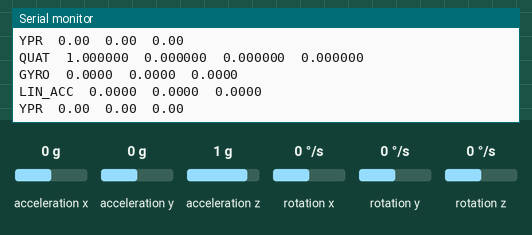
Bench run of a sketch on a simulated ESP32. On the bench: the last lines printed to the serial monitor. Wiring (inferred from the names in the program): MPU-6050 motion sensor at I2C address 0x68. Inputs (shaded band) come from the test bench; at power-on: acceleration x 0 g, acceleration y 0 g, acceleration z 1 g, rotation z 0 °/s, rotation x 0 °/s, rotation y 0 °/s.

Above: at 3.8 s.
3.9 s: acceleration x set to -1.4 g
At 3.93 s:
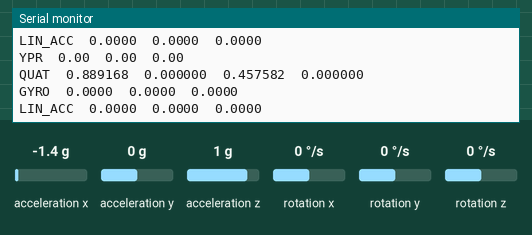
5.4 s: acceleration y set to -1.4 g
At 6.18 s:
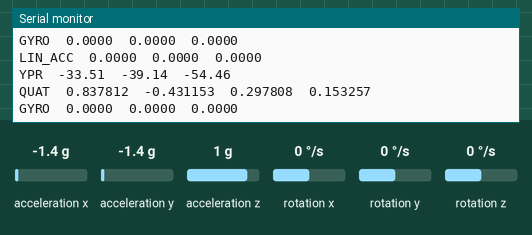
6.9 s: acceleration z set to -1.4 g
At 7.5 s:
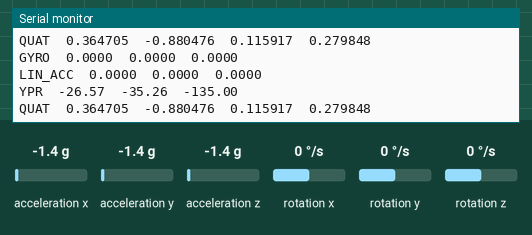
8.4 s: acceleration z set to 0 g
At 8.45 s:
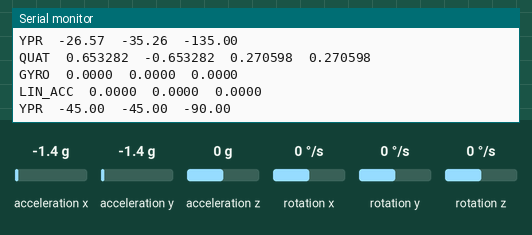
11.4 s: rotation z set to -192 °/s
At 11.46 s:
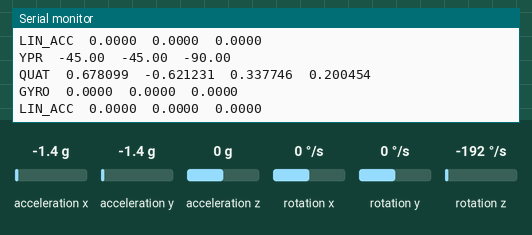
Timing chart, 0 to 13.9 s (numbered marks = the images above; inputs shaded):
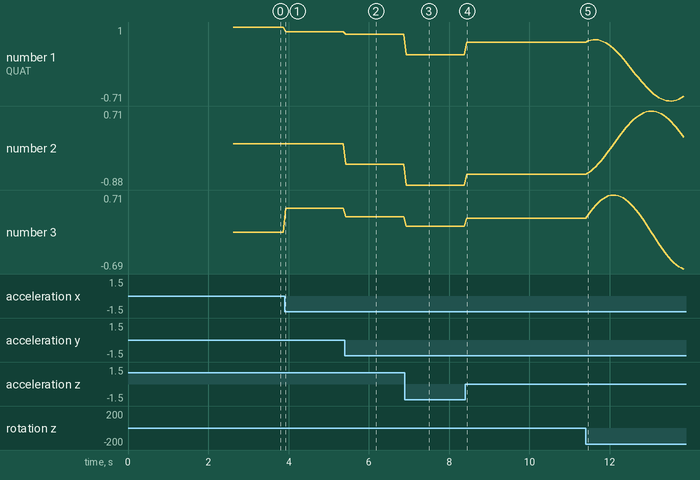

The sketch:

modified_MPU6050_DMP6_ImuData_for_ROS.ino
```cpp
/*
  ESP32 + HW-123 / MPU6050-compatible IMU
  Electronic Cats MPU6050 Library

  ESP32 wiring:
    SDA -> GPIO 21
    SCL -> GPIO 22

  I2C address:
    0x68

  Outputs:
    - Quaternion: w x y z
    - Angular velocity: wx wy wz [rad/s]
    - Linear acceleration: ax ay az [m/s^2]
    - Yaw/Pitch/Roll [degrees]

  NOTE:
    This HW-123 reports WHO_AM_I = 0x72 rather than the
    standard MPU6050 value 0x68.

    Therefore testConnection() fails even though the device
    responds and the DMP initializes successfully.
*/

#include <Wire.h>
#include "I2Cdev.h"
#include "MPU6050_6Axis_MotionApps20.h"

// ------------------------------------------------------------
// Configuration
// ------------------------------------------------------------

#define SDA_PIN 21
#define SCL_PIN 22

#define MPU_ADDRESS 0x68

#define EARTH_GRAVITY_MS2 9.80665f
#define DEG_TO_RAD 0.01745329251994329577f
#define RAD_TO_DEG 57.29577951308232088f

MPU6050 mpu(MPU_ADDRESS);

// ------------------------------------------------------------
// DMP variables
// ------------------------------------------------------------

bool DMPReady = false;

uint8_t devStatus;
uint8_t MPUIntStatus;

uint16_t packetSize;

uint8_t FIFOBuffer[64];

// ------------------------------------------------------------
// Motion data
// ------------------------------------------------------------

// Orientation
Quaternion q;

// Raw accelerometer from DMP packet
VectorInt16 aa;

// Gravity-compensated acceleration
VectorInt16 aaLinear;

// Gyroscope
VectorInt16 gg;

// Gravity vector calculated from quaternion
VectorFloat gravity;

// Yaw, pitch, roll
float ypr[3];

// ------------------------------------------------------------

void setup()
{
  Serial.begin(115200);

  delay(1000);

  Serial.println();
  Serial.println("========================================");
  Serial.println("HW-123 / MPU6050 DMP Test");
  Serial.println("========================================");

  // ----------------------------------------------------------
  // Start I2C
  // ----------------------------------------------------------

  Wire.begin(SDA_PIN, SCL_PIN);
  Wire.setClock(400000);

  delay(100);

  Serial.println();
  Serial.println("Initializing MPU...");

  mpu.initialize();

  // ----------------------------------------------------------
  // Read device identification
  // ----------------------------------------------------------

  uint8_t deviceID = mpu.getDeviceID();

  Serial.print("Library Device ID: 0x");

  if (deviceID < 0x10)
    Serial.print("0");

  Serial.println(deviceID, HEX);

  // Read raw WHO_AM_I register directly
  Wire.beginTransmission(MPU_ADDRESS);
  Wire.write(0x75);

  uint8_t i2cStatus = Wire.endTransmission(false);

  if (i2cStatus == 0)
  {
    Wire.requestFrom(MPU_ADDRESS, 1);

    if (Wire.available())
    {
      uint8_t whoAmI = Wire.read();

      Serial.print("Raw WHO_AM_I:     0x");

      if (whoAmI < 0x10)
        Serial.print("0");

      Serial.println(whoAmI, HEX);
    }
  }
  else
  {
    Serial.println("ERROR: Could not read WHO_AM_I.");
  }

  // ----------------------------------------------------------
  // Library connection test
  //
  // Your clone reports an unsupported ID, so failure here
  // is treated only as a warning.
  // ----------------------------------------------------------

  if (mpu.testConnection())
  {
    Serial.println("MPU testConnection(): PASS");
  }
  else
  {
    Serial.println("MPU testConnection(): FAIL");
    Serial.println("WARNING: Continuing because this board");
    Serial.println("appears to use MPU6050-compatible clone silicon.");
  }

  // ----------------------------------------------------------
  // Initialize DMP
  // ----------------------------------------------------------

  Serial.println();
  Serial.println("Initializing DMP...");

  devStatus = mpu.dmpInitialize();

  if (devStatus != 0)
  {
    Serial.print("ERROR: DMP initialization failed. Code: ");
    Serial.println(devStatus);

    Serial.println("Halting.");

    while (true)
    {
      delay(1000);
    }
  }

  Serial.println("DMP initialization successful.");

  // ----------------------------------------------------------
  // Reset offsets before calibration
  // ----------------------------------------------------------

  mpu.setXGyroOffset(0);
  mpu.setYGyroOffset(0);
  mpu.setZGyroOffset(0);

  // mpu.setXAccelOffset(0);
  // mpu.setYAccelOffset(0);
  // mpu.setZAccelOffset(0);

  // ----------------------------------------------------------
  // Calibration
  //
  // KEEP THE SENSOR COMPLETELY STILL HERE.
  // ----------------------------------------------------------

  Serial.println();
  Serial.println("Calibrating.");
  Serial.println("KEEP THE SENSOR COMPLETELY STILL...");

  delay(1000);

  // mpu.CalibrateAccel(6);
  mpu.CalibrateGyro(6);

  Serial.println();
  Serial.println("Calibration complete.");
  Serial.println("Active offsets:");

  mpu.PrintActiveOffsets();

  // ----------------------------------------------------------
  // Enable DMP
  // ----------------------------------------------------------

  Serial.println();
  Serial.println("Enabling DMP...");

  mpu.setDMPEnabled(true);

  MPUIntStatus = mpu.getIntStatus();

  packetSize = mpu.dmpGetFIFOPacketSize();

  Serial.print("DMP packet size: ");
  Serial.println(packetSize);

  DMPReady = true;

  Serial.println();
  Serial.println("DMP READY");
  Serial.println();
}

// ------------------------------------------------------------

void loop()
{
  if (!DMPReady)
    return;

  // Get most recent complete DMP packet
  if (mpu.dmpGetCurrentFIFOPacket(FIFOBuffer))
  {
    // ========================================================
    // QUATERNION
    // ========================================================

    mpu.dmpGetQuaternion(&q, FIFOBuffer);

    // ========================================================
    // GRAVITY VECTOR
    // ========================================================

    mpu.dmpGetGravity(&gravity, &q);

    // ========================================================
    // LINEAR ACCELERATION
    //
    // aa       = measured acceleration including gravity
    // aaLinear = gravity removed
    //
    // This remains in the SENSOR / BODY frame.
    // ========================================================

    mpu.dmpGetAccel(&aa, FIFOBuffer);

    mpu.dmpGetLinearAccel(
      &aaLinear,
      &aa,
      &gravity
    );

    float ax =
      aaLinear.x *
      mpu.get_acce_resolution() *
      EARTH_GRAVITY_MS2;

    float ay =
      aaLinear.y *
      mpu.get_acce_resolution() *
      EARTH_GRAVITY_MS2;

    float az =
      aaLinear.z *
      mpu.get_acce_resolution() *
      EARTH_GRAVITY_MS2;

    // ========================================================
    // ANGULAR VELOCITY
    //
    // Keep gyro in SENSOR / BODY frame.
    // Convert degrees/sec -> radians/sec.
    // ========================================================

    mpu.dmpGetGyro(&gg, FIFOBuffer);

    float wx =
      gg.x *
      mpu.get_gyro_resolution() *
      DEG_TO_RAD;

    float wy =
      gg.y *
      mpu.get_gyro_resolution() *
      DEG_TO_RAD;

    float wz =
      gg.z *
      mpu.get_gyro_resolution() *
      DEG_TO_RAD;

    // ========================================================
    // YAW / PITCH / ROLL
    //
    // Mainly useful for debugging / visualization.
    //
    // Yaw will drift because there is no magnetometer.
    // ========================================================

    mpu.dmpGetYawPitchRoll(
      ypr,
      &q,
      &gravity
    );

    float yaw =
      ypr[0] * RAD_TO_DEG;

    float pitch =
      ypr[1] * RAD_TO_DEG;

    float roll =
      ypr[2] * RAD_TO_DEG;

    // ========================================================
    // SERIAL OUTPUT
    // ========================================================

    Serial.print("QUAT\t");

    Serial.print(q.w, 6);
    Serial.print("\t");

    Serial.print(q.x, 6);
    Serial.print("\t");

    Serial.print(q.y, 6);
    Serial.print("\t");

    Serial.println(q.z, 6);


    Serial.print("GYRO\t");

    Serial.print(wx, 4);
    Serial.print("\t");

    Serial.print(wy, 4);
    Serial.print("\t");

    Serial.println(wz, 4);


    Serial.print("LIN_ACC\t");

    Serial.print(ax, 4);
    Serial.print("\t");

    Serial.print(ay, 4);
    Serial.print("\t");

    Serial.println(az, 4);


    Serial.print("YPR\t");

    Serial.print(yaw, 2);
    Serial.print("\t");

    Serial.print(pitch, 2);
    Serial.print("\t");

    Serial.println(roll, 2);


    Serial.println();

    // ~20 Hz serial display.
    // The DMP itself can operate considerably faster.
    delay(50);
  }
}
```

Measured:
- after the input at 3.9 s, the serial monitor: prints a new line at once (image 1)
- after the input at 5.4 s, the serial monitor: prints a new line at once (image 2)
- after the input at 6.9 s, the serial monitor: prints a new line at once (image 3)
- after the input at 8.4 s, the serial monitor: prints a new line at once (image 4)
- after the input at 11.4 s, the serial monitor: prints a new line after 0.06 s (image 5)
- plotted number 1: 1 → 0.89 after the input at 3.9 s, 0.89 → 0.84 after the input at 5.4 s, 0.84 → 0.36 after the input at 6.9 s, 0.36 → 0.65 after the input at 8.4 s, 0.65 → -0.59 after the input at 11.4 s
- plotted number 2: 0 → -0.43 after the input at 5.4 s, -0.43 → -0.88 after the input at 6.9 s, -0.88 → -0.65 after the input at 8.4 s, -0.65 → 0.15 after the input at 11.4 s
- plotted number 3: 0 → 0.46 after the input at 3.9 s, 0.46 → 0.3 after the input at 5.4 s, 0.3 → 0.12 after the input at 6.9 s, 0.12 → 0.27 after the input at 8.4 s, 0.27 → -0.69 after the input at 11.4 s
